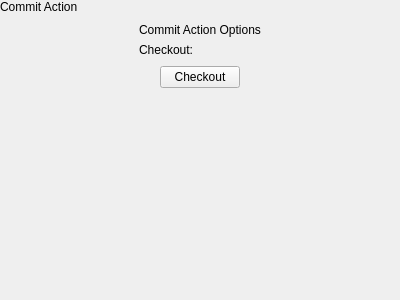
<?xml version="1.0" encoding="UTF-8"?>
<ui version="4.0">
 <class>CommitActionSnapIn</class>
 <widget class="QWidget" name="CommitActionSnapIn">
  <property name="geometry">
   <rect>
    <x>0</x>
    <y>0</y>
    <width>400</width>
    <height>300</height>
   </rect>
  </property>
  <property name="windowTitle">
   <string>Form</string>
  </property>
  <layout class="QVBoxLayout" name="verticalLayout">
   <property name="leftMargin">
    <number>0</number>
   </property>
   <property name="topMargin">
    <number>0</number>
   </property>
   <property name="rightMargin">
    <number>0</number>
   </property>
   <property name="bottomMargin">
    <number>0</number>
   </property>
   <item>
    <widget class="tStackedWidget" name="stackedWidget">
     <property name="currentIndex">
      <number>0</number>
     </property>
     <widget class="QWidget" name="checkoutOptionsPage">
      <layout class="QVBoxLayout" name="verticalLayout_2">
       <property name="spacing">
        <number>0</number>
       </property>
       <property name="leftMargin">
        <number>0</number>
       </property>
       <property name="topMargin">
        <number>0</number>
       </property>
       <property name="rightMargin">
        <number>0</number>
       </property>
       <property name="bottomMargin">
        <number>0</number>
       </property>
       <item>
        <widget class="tTitleLabel" name="titleLabel">
         <property name="text">
          <string notr="true">Commit Action</string>
         </property>
        </widget>
       </item>
       <item alignment="Qt::AlignHCenter">
        <widget class="QWidget" name="optionsWidget" native="true">
         <layout class="QGridLayout" name="gridLayout">
          <item row="1" column="0" alignment="Qt::AlignTop">
           <widget class="QLabel" name="commitLabel">
            <property name="text">
             <string>Checkout:</string>
            </property>
           </widget>
          </item>
          <item row="0" column="0" colspan="2">
           <widget class="tSubtitleLabel" name="optionsLabel">
            <property name="text">
             <string notr="true">Commit Action Options</string>
            </property>
           </widget>
          </item>
          <item row="1" column="1">
           <widget class="CommitBox" name="commitBox" native="true"/>
          </item>
         </layout>
        </widget>
       </item>
       <item alignment="Qt::AlignHCenter">
        <widget class="QPushButton" name="performActionButton">
         <property name="text">
          <string>Checkout</string>
         </property>
        </widget>
       </item>
       <item>
        <spacer name="verticalSpacer">
         <property name="orientation">
          <enum>Qt::Vertical</enum>
         </property>
         <property name="sizeHint" stdset="0">
          <size>
           <width>20</width>
           <height>270</height>
          </size>
         </property>
        </spacer>
       </item>
      </layout>
     </widget>
     <widget class="QWidget" name="page_2"/>
    </widget>
   </item>
  </layout>
 </widget>
 <customwidgets>
  <customwidget>
   <class>tStackedWidget</class>
   <extends>QStackedWidget</extends>
   <header location="global">tstackedwidget.h</header>
   <container>1</container>
   <slots>
    <signal>switchingFrame(int)</signal>
   </slots>
  </customwidget>
  <customwidget>
   <class>tTitleLabel</class>
   <extends>QLabel</extends>
   <header location="global">ttitlelabel.h</header>
   <slots>
    <signal>backButtonClicked()</signal>
   </slots>
  </customwidget>
  <customwidget>
   <class>tSubtitleLabel</class>
   <extends>QLabel</extends>
   <header location="global">tsubtitlelabel.h</header>
  </customwidget>
  <customwidget>
   <class>CommitBox</class>
   <extends>QWidget</extends>
   <header>widgets/commitbox.h</header>
   <container>1</container>
  </customwidget>
 </customwidgets>
 <resources/>
 <connections/>
</ui>
